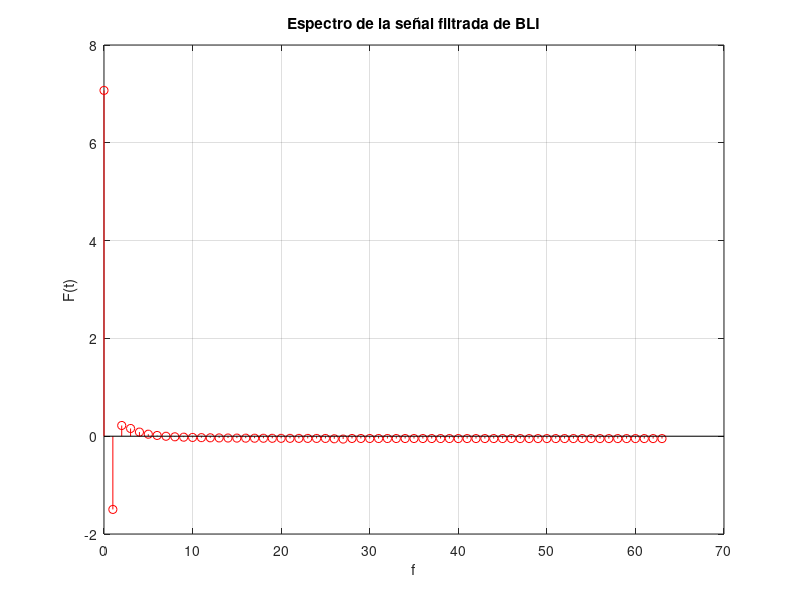

MATLAB code to generate this figure:
%{
** ######################################################################################################
**      Archivo: 03 - 17 - EspectroSenhalFiltradaBLI.m
**      SO: Windows 10
**      Herramienta: Visual Studio Code
**                   MATLAB R2023a
**
**      Notas:
**          En esta parte de la practica se visualizara el espectro de la señal filtrada de la BLI.
** ######################################################################################################
%}

clear all
clf                                     % Elimina las figuras
clc

% MAIN PROGRAM
Fs = 128;                               % Declaramos las cntes
T = 1 / Fs;
A = 5;
N = 3;                                  % Nivel de C.D.
fport = 13;
Wport = 2 * pi * fport;
Amen = 2;
fmen = 1;
Wmen = 2 * pi * fmen;

t = 0 : T : 2;                          % Definimos el intervalo

Sportc = A * cos(Wport .* t);           % Declaramos las funciónes
Sports = A * sin(Wport .* t);
Smenc = Amen * cos(Wmen .* t);
Smens = Amen * sin(Wmen .* t);
Smod = Sportc .* (Smenc + 1) - Sports .* (Smens);
Sdesm = Smod .* Sportc;

Fn = Fs / 2;                            % Frec de Nyquisy
Fcn = 1 / Fn;                           % Frec de corte

[num den] = butter(2, Fcn);
Sfil = filter(num, den, Sdesm);
SFIL = (1 / Fs) .* real(fft(Sfil, Fs));
F = 0 : (Fs / 2) - 1;

stem(F, SFIL(F + 1), 'r')                           % Graficamos
title('Espectro de la señal filtrada de BLI')
xlabel('f')
ylabel('F(t)')
grid on